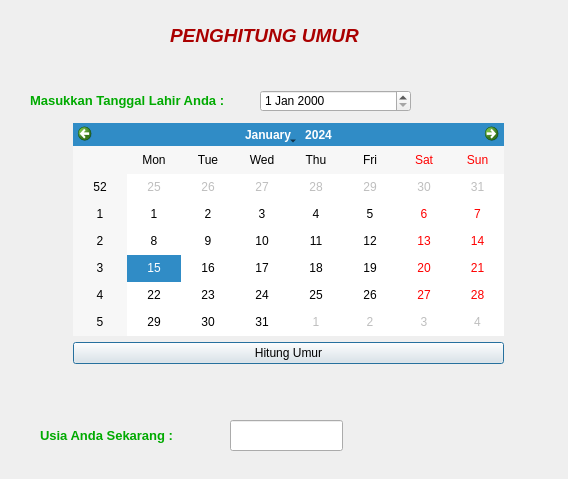
<?xml version="1.0" encoding="UTF-8"?>
<ui version="4.0">
 <class>Dialog</class>
 <widget class="QDialog" name="Dialog">
  <property name="geometry">
   <rect>
    <x>0</x>
    <y>0</y>
    <width>568</width>
    <height>479</height>
   </rect>
  </property>
  <property name="windowTitle">
   <string>Dialog</string>
  </property>
  <widget class="QLabel" name="label">
   <property name="geometry">
    <rect>
     <x>170</x>
     <y>20</y>
     <width>221</width>
     <height>31</height>
    </rect>
   </property>
   <property name="text">
    <string>&lt;html&gt;&lt;head/&gt;&lt;body&gt;&lt;p&gt;&lt;span style=&quot; font-size:14pt; font-weight:600; font-style:italic; color:#aa0000;&quot;&gt;PENGHITUNG UMUR&lt;/span&gt;&lt;/p&gt;&lt;/body&gt;&lt;/html&gt;</string>
   </property>
  </widget>
  <widget class="QLabel" name="label_2">
   <property name="geometry">
    <rect>
     <x>30</x>
     <y>90</y>
     <width>211</width>
     <height>21</height>
    </rect>
   </property>
   <property name="text">
    <string>&lt;html&gt;&lt;head/&gt;&lt;body&gt;&lt;p&gt;&lt;span style=&quot; font-size:10pt; font-weight:600; color:#00aa00;&quot;&gt;Masukkan Tanggal Lahir Anda :&lt;/span&gt;&lt;/p&gt;&lt;/body&gt;&lt;/html&gt;</string>
   </property>
  </widget>
  <widget class="QLabel" name="label_3">
   <property name="geometry">
    <rect>
     <x>40</x>
     <y>420</y>
     <width>171</width>
     <height>31</height>
    </rect>
   </property>
   <property name="autoFillBackground">
    <bool>true</bool>
   </property>
   <property name="text">
    <string>&lt;html&gt;&lt;head/&gt;&lt;body&gt;&lt;p&gt;&lt;span style=&quot; font-size:10pt; font-weight:600; color:#00aa00;&quot;&gt;Usia Anda Sekarang :&lt;/span&gt;&lt;/p&gt;&lt;/body&gt;&lt;/html&gt;</string>
   </property>
  </widget>
  <widget class="QLineEdit" name="lineEdit">
   <property name="geometry">
    <rect>
     <x>230</x>
     <y>420</y>
     <width>113</width>
     <height>31</height>
    </rect>
   </property>
  </widget>
  <widget class="QDateEdit" name="dateEdit">
   <property name="geometry">
    <rect>
     <x>260</x>
     <y>90</y>
     <width>151</width>
     <height>22</height>
    </rect>
   </property>
  </widget>
  <widget class="QWidget" name="">
   <property name="geometry">
    <rect>
     <x>73</x>
     <y>123</y>
     <width>431</width>
     <height>241</height>
    </rect>
   </property>
   <layout class="QVBoxLayout" name="verticalLayout">
    <item>
     <widget class="QCalendarWidget" name="calendarWidget"/>
    </item>
    <item>
     <widget class="QPushButton" name="pushButton">
      <property name="text">
       <string>Hitung Umur</string>
      </property>
     </widget>
    </item>
   </layout>
  </widget>
 </widget>
 <resources/>
 <connections/>
</ui>
